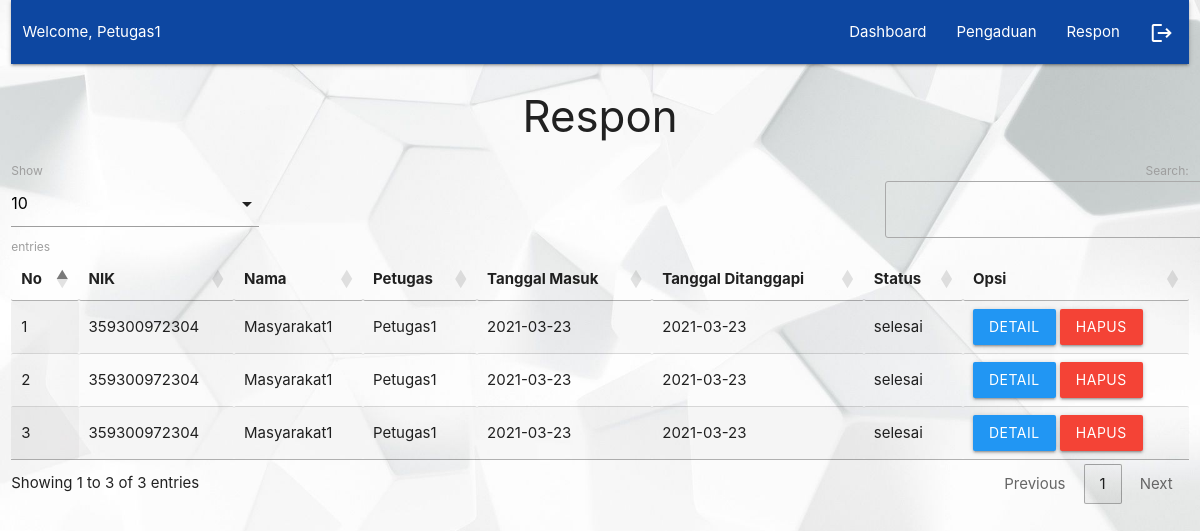
Screenshot of /petugas/index.php?p=respon (signed in) with the database file from the repository.
### tables this page shows
CREATE TABLE `pengaduan` (
  `id_pengaduan` int(5) NOT NULL,
  `tgl_pengaduan` varchar(20) NOT NULL,
  `nik` varchar(16) NOT NULL,
  `isi_laporan` text NOT NULL,
  `foto` varchar(255) NOT NULL,
  `status` enum('proses','selesai') NOT NULL
);

CREATE TABLE `masyarakat` (
  `nik` varchar(16) NOT NULL,
  `nama` varchar(35) NOT NULL,
  `username` varchar(25) NOT NULL,
  `password` varchar(255) NOT NULL,
  `telp` varchar(13) NOT NULL
);

CREATE TABLE `petugas` (
  `id_petugas` int(5) NOT NULL,
  `nama_petugas` varchar(30) NOT NULL,
  `username` varchar(30) NOT NULL,
  `password` varchar(255) NOT NULL,
  `telp_petugas` varchar(13) NOT NULL,
  `level` enum('admin','petugas') NOT NULL
);

CREATE TABLE `tanggapan` (
  `id_tanggapan` int(5) NOT NULL,
  `id_pengaduan` int(5) NOT NULL,
  `tgl_tanggapan` varchar(20) NOT NULL,
  `tanggapan` text NOT NULL,
  `id_petugas` int(5) NOT NULL
);

### petugas/respon.php (the view, shortened to what this page needs)
<div class="card-content valign center">
       <h3>Respon</h3>
   </div>
       <table id="example" class="display responsive-table" style="width:100%">
         <thead>
             <tr>
			<th>No</th>
			<th>NIK</th>
			<th>Nama</th>
			<th>Petugas</th>
			<th>Tanggal Masuk</th>
			<th>Tanggal Ditanggapi</th>
			<th>Status</th>
			<th>Opsi</th>
             </tr>
         </thead>
         <tbody>
<?php
	$no=1;
	$query = mysqli_query($koneksi,"SELECT * FROM pengaduan INNER JOIN masyarakat ON pengaduan.nik=masyarakat.nik INNER JOIN tanggapan ON pengaduan.id_pengaduan=tanggapan.id_pengaduan INNER JOIN petugas ON tanggapan.id_petugas=petugas.id_petugas WHERE tanggapan.id_petugas='".$_SESSION['data']['id_petugas']."' ORDER BY tanggapan.id_pengaduan DESC");
	while ($r=mysqli_fetch_assoc($query)) { ?>
	<tr>
		<td><?php echo $no++; ?></td>
		<td><?php echo $r['nik']; ?></td>
		<td><?php echo $r['nama']; ?></td>
		<td><?php echo $r['nama_petugas']; ?></td>
		<td><?php echo $r['tgl_pengaduan']; ?></td>
		<td><?php echo $r['tgl_tanggapan']; ?></td>
		<td><?php echo $r['status']; ?></td>
		<td><a class="btn blue modal-trigger" href="#more?id_tanggapan=<?php echo $r['id_tanggapan'] ?>">Detail</a> <a class="btn red" onclick="return confirm('Anda Yakin Ingin Menghapus Y/N')" href="index.php?p=tanggapan_hapus&id_tanggapan=<?php echo $r['id_tanggapan'] ?>">Hapus</a></td>
	</tr>
           <?php  }
            ?>
         </tbody>
       </table>

### rows the page displays
pengaduan: masyarakat.nik "359300972304", masyarakat.nama "Masyarakat1", petugas.nama_petugas "Petugas1", tgl_pengaduan "2021-03-23", tanggapan.tgl_tanggapan "2021-03-23", status "selesai"
pengaduan: masyarakat.nik "359300972304", masyarakat.nama "Masyarakat1", petugas.nama_petugas "Petugas1", tgl_pengaduan "2021-03-23", tanggapan.tgl_tanggapan "2021-03-23", status "selesai"
pengaduan: masyarakat.nik "359300972304", masyarakat.nama "Masyarakat1", petugas.nama_petugas "Petugas1", tgl_pengaduan "2021-03-23", tanggapan.tgl_tanggapan "2021-03-23", status "selesai"

### other values shown
$_SESSION['data']['nama_petugas'] "Petugas1"
